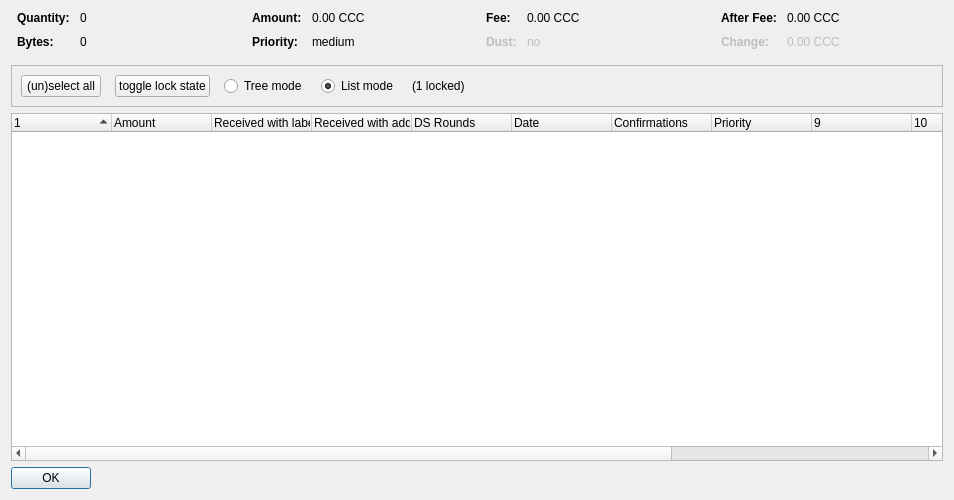
<?xml version="1.0" encoding="UTF-8"?>
<ui version="4.0">
 <class>CoinControlDialog</class>
 <widget class="QDialog" name="CoinControlDialog">
  <property name="geometry">
   <rect>
    <x>0</x>
    <y>0</y>
    <width>954</width>
    <height>500</height>
   </rect>
  </property>
  <property name="windowTitle">
   <string>Coin Selection</string>
  </property>
  <layout class="QVBoxLayout" name="verticalLayout">
   <item>
    <layout class="QHBoxLayout" name="horizontalLayoutTop" stretch="0,0,0,0">
     <property name="topMargin">
      <number>0</number>
     </property>
     <property name="bottomMargin">
      <number>10</number>
     </property>
     <item>
      <layout class="QFormLayout" name="formLayoutCoinControl1">
       <property name="horizontalSpacing">
        <number>10</number>
       </property>
       <property name="verticalSpacing">
        <number>10</number>
       </property>
       <property name="leftMargin">
        <number>6</number>
       </property>
       <property name="rightMargin">
        <number>6</number>
       </property>
       <item row="0" column="0">
        <widget class="QLabel" name="labelCoinControlQuantityText">
         <property name="font">
          <font>
           <weight>75</weight>
           <bold>true</bold>
          </font>
         </property>
         <property name="text">
          <string>Quantity:</string>
         </property>
        </widget>
       </item>
       <item row="0" column="1">
        <widget class="QLabel" name="labelCoinControlQuantity">
         <property name="cursor">
          <cursorShape>IBeamCursor</cursorShape>
         </property>
         <property name="contextMenuPolicy">
          <enum>Qt::ActionsContextMenu</enum>
         </property>
         <property name="text">
          <string notr="true">0</string>
         </property>
         <property name="textInteractionFlags">
          <set>Qt::LinksAccessibleByMouse|Qt::TextSelectableByKeyboard|Qt::TextSelectableByMouse</set>
         </property>
        </widget>
       </item>
       <item row="1" column="0">
        <widget class="QLabel" name="labelCoinControlBytesText">
         <property name="font">
          <font>
           <weight>75</weight>
           <bold>true</bold>
          </font>
         </property>
         <property name="text">
          <string>Bytes:</string>
         </property>
        </widget>
       </item>
       <item row="1" column="1">
        <widget class="QLabel" name="labelCoinControlBytes">
         <property name="cursor">
          <cursorShape>IBeamCursor</cursorShape>
         </property>
         <property name="contextMenuPolicy">
          <enum>Qt::ActionsContextMenu</enum>
         </property>
         <property name="text">
          <string notr="true">0</string>
         </property>
         <property name="textInteractionFlags">
          <set>Qt::LinksAccessibleByMouse|Qt::TextSelectableByKeyboard|Qt::TextSelectableByMouse</set>
         </property>
        </widget>
       </item>
      </layout>
     </item>
     <item>
      <layout class="QFormLayout" name="formLayoutCoinControl2">
       <property name="horizontalSpacing">
        <number>10</number>
       </property>
       <property name="verticalSpacing">
        <number>10</number>
       </property>
       <property name="leftMargin">
        <number>6</number>
       </property>
       <property name="rightMargin">
        <number>6</number>
       </property>
       <item row="0" column="0">
        <widget class="QLabel" name="labelCoinControlAmountText">
         <property name="font">
          <font>
           <weight>75</weight>
           <bold>true</bold>
          </font>
         </property>
         <property name="text">
          <string>Amount:</string>
         </property>
        </widget>
       </item>
       <item row="0" column="1">
        <widget class="QLabel" name="labelCoinControlAmount">
         <property name="cursor">
          <cursorShape>IBeamCursor</cursorShape>
         </property>
         <property name="contextMenuPolicy">
          <enum>Qt::ActionsContextMenu</enum>
         </property>
         <property name="text">
          <string notr="true">0.00 CCC</string>
         </property>
         <property name="textInteractionFlags">
          <set>Qt::LinksAccessibleByMouse|Qt::TextSelectableByKeyboard|Qt::TextSelectableByMouse</set>
         </property>
        </widget>
       </item>
       <item row="1" column="0">
        <widget class="QLabel" name="labelCoinControlPriorityText">
         <property name="font">
          <font>
           <weight>75</weight>
           <bold>true</bold>
          </font>
         </property>
         <property name="text">
          <string>Priority:</string>
         </property>
        </widget>
       </item>
       <item row="1" column="1">
        <widget class="QLabel" name="labelCoinControlPriority">
         <property name="cursor">
          <cursorShape>IBeamCursor</cursorShape>
         </property>
         <property name="contextMenuPolicy">
          <enum>Qt::ActionsContextMenu</enum>
         </property>
         <property name="text">
          <string>medium</string>
         </property>
         <property name="textInteractionFlags">
          <set>Qt::LinksAccessibleByMouse|Qt::TextSelectableByKeyboard|Qt::TextSelectableByMouse</set>
         </property>
        </widget>
       </item>
      </layout>
     </item>
     <item>
      <layout class="QFormLayout" name="formLayoutCoinControl3">
       <property name="horizontalSpacing">
        <number>10</number>
       </property>
       <property name="verticalSpacing">
        <number>10</number>
       </property>
       <property name="leftMargin">
        <number>6</number>
       </property>
       <property name="rightMargin">
        <number>6</number>
       </property>
       <item row="0" column="0">
        <widget class="QLabel" name="labelCoinControlFeeText">
         <property name="font">
          <font>
           <weight>75</weight>
           <bold>true</bold>
          </font>
         </property>
         <property name="text">
          <string>Fee:</string>
         </property>
        </widget>
       </item>
       <item row="0" column="1">
        <widget class="QLabel" name="labelCoinControlFee">
         <property name="cursor">
          <cursorShape>IBeamCursor</cursorShape>
         </property>
         <property name="contextMenuPolicy">
          <enum>Qt::ActionsContextMenu</enum>
         </property>
         <property name="text">
          <string notr="true">0.00 CCC</string>
         </property>
         <property name="textInteractionFlags">
          <set>Qt::LinksAccessibleByMouse|Qt::TextSelectableByKeyboard|Qt::TextSelectableByMouse</set>
         </property>
        </widget>
       </item>
       <item row="1" column="0">
        <widget class="QLabel" name="labelCoinControlLowOutputText">
         <property name="enabled">
          <bool>false</bool>
         </property>
         <property name="font">
          <font>
           <weight>75</weight>
           <bold>true</bold>
          </font>
         </property>
         <property name="text">
          <string>Dust:</string>
         </property>
        </widget>
       </item>
       <item row="1" column="1">
        <widget class="QLabel" name="labelCoinControlLowOutput">
         <property name="enabled">
          <bool>false</bool>
         </property>
         <property name="cursor">
          <cursorShape>IBeamCursor</cursorShape>
         </property>
         <property name="contextMenuPolicy">
          <enum>Qt::ActionsContextMenu</enum>
         </property>
         <property name="text">
          <string>no</string>
         </property>
         <property name="textInteractionFlags">
          <set>Qt::LinksAccessibleByMouse|Qt::TextSelectableByKeyboard|Qt::TextSelectableByMouse</set>
         </property>
        </widget>
       </item>
      </layout>
     </item>
     <item>
      <layout class="QFormLayout" name="formLayoutCoinControl4">
       <property name="horizontalSpacing">
        <number>10</number>
       </property>
       <property name="verticalSpacing">
        <number>10</number>
       </property>
       <property name="leftMargin">
        <number>6</number>
       </property>
       <property name="rightMargin">
        <number>6</number>
       </property>
       <item row="0" column="0">
        <widget class="QLabel" name="labelCoinControlAfterFeeText">
         <property name="font">
          <font>
           <weight>75</weight>
           <bold>true</bold>
          </font>
         </property>
         <property name="text">
          <string>After Fee:</string>
         </property>
        </widget>
       </item>
       <item row="0" column="1">
        <widget class="QLabel" name="labelCoinControlAfterFee">
         <property name="cursor">
          <cursorShape>IBeamCursor</cursorShape>
         </property>
         <property name="contextMenuPolicy">
          <enum>Qt::ActionsContextMenu</enum>
         </property>
         <property name="text">
          <string notr="true">0.00 CCC</string>
         </property>
         <property name="textInteractionFlags">
          <set>Qt::LinksAccessibleByMouse|Qt::TextSelectableByKeyboard|Qt::TextSelectableByMouse</set>
         </property>
        </widget>
       </item>
       <item row="1" column="0">
        <widget class="QLabel" name="labelCoinControlChangeText">
         <property name="enabled">
          <bool>false</bool>
         </property>
         <property name="font">
          <font>
           <weight>75</weight>
           <bold>true</bold>
          </font>
         </property>
         <property name="text">
          <string>Change:</string>
         </property>
        </widget>
       </item>
       <item row="1" column="1">
        <widget class="QLabel" name="labelCoinControlChange">
         <property name="enabled">
          <bool>false</bool>
         </property>
         <property name="cursor">
          <cursorShape>IBeamCursor</cursorShape>
         </property>
         <property name="contextMenuPolicy">
          <enum>Qt::ActionsContextMenu</enum>
         </property>
         <property name="text">
          <string notr="true">0.00 CCC</string>
         </property>
         <property name="textInteractionFlags">
          <set>Qt::LinksAccessibleByMouse|Qt::TextSelectableByKeyboard|Qt::TextSelectableByMouse</set>
         </property>
        </widget>
       </item>
      </layout>
     </item>
    </layout>
   </item>
   <item>
    <widget class="QFrame" name="frame">
     <property name="minimumSize">
      <size>
       <width>0</width>
       <height>40</height>
      </size>
     </property>
     <property name="frameShape">
      <enum>QFrame::StyledPanel</enum>
     </property>
     <property name="frameShadow">
      <enum>QFrame::Sunken</enum>
     </property>
     <layout class="QHBoxLayout" name="horizontalLayout">
      <item>
       <layout class="QHBoxLayout" name="horizontalLayoutPanel" stretch="0,0,0,0,0,0">
        <property name="spacing">
         <number>14</number>
        </property>
        <item>
         <widget class="QPushButton" name="pushButtonSelectAll">
          <property name="sizePolicy">
           <sizepolicy hsizetype="Maximum" vsizetype="Fixed">
            <horstretch>0</horstretch>
            <verstretch>0</verstretch>
           </sizepolicy>
          </property>
          <property name="text">
           <string>(un)select all</string>
          </property>
          <property name="autoDefault">
           <bool>false</bool>
          </property>
         </widget>
        </item>
        <item>
         <widget class="QPushButton" name="pushButtonToggleLock">
          <property name="sizePolicy">
           <sizepolicy hsizetype="Maximum" vsizetype="Fixed">
            <horstretch>0</horstretch>
            <verstretch>0</verstretch>
           </sizepolicy>
          </property>
          <property name="text">
           <string>toggle lock state</string>
          </property>
          <property name="autoDefault">
           <bool>false</bool>
          </property>
         </widget>
        </item>
        <item>
         <widget class="QRadioButton" name="radioTreeMode">
          <property name="sizePolicy">
           <sizepolicy hsizetype="Maximum" vsizetype="Fixed">
            <horstretch>0</horstretch>
            <verstretch>0</verstretch>
           </sizepolicy>
          </property>
          <property name="text">
           <string>Tree mode</string>
          </property>
         </widget>
        </item>
        <item>
         <widget class="QRadioButton" name="radioListMode">
          <property name="sizePolicy">
           <sizepolicy hsizetype="Maximum" vsizetype="Fixed">
            <horstretch>0</horstretch>
            <verstretch>0</verstretch>
           </sizepolicy>
          </property>
          <property name="text">
           <string>List mode</string>
          </property>
          <property name="checked">
           <bool>true</bool>
          </property>
         </widget>
        </item>
        <item>
         <widget class="QLabel" name="labelLocked">
          <property name="text">
           <string>(1 locked)</string>
          </property>
         </widget>
        </item>
        <item>
         <spacer name="horizontalSpacer">
          <property name="orientation">
           <enum>Qt::Horizontal</enum>
          </property>
          <property name="sizeHint" stdset="0">
           <size>
            <width>40</width>
            <height>20</height>
           </size>
          </property>
         </spacer>
        </item>
       </layout>
      </item>
     </layout>
    </widget>
   </item>
   <item>
    <widget class="CoinControlTreeWidget" name="treeWidget">
     <property name="contextMenuPolicy">
      <enum>Qt::CustomContextMenu</enum>
     </property>
     <property name="sortingEnabled">
      <bool>false</bool>
     </property>
     <property name="columnCount">
      <number>13</number>
     </property>
     <attribute name="headerShowSortIndicator" stdset="0">
      <bool>true</bool>
     </attribute>
     <attribute name="headerStretchLastSection">
      <bool>false</bool>
     </attribute>
     <column>
      <property name="text">
       <string/>
      </property>
     </column>
     <column>
      <property name="text">
       <string>Amount</string>
      </property>
     </column>
     <column>
      <property name="text">
       <string>Received with label</string>
      </property>
     </column>
     <column>
      <property name="text">
       <string>Received with address</string>
      </property>
     </column>
     <column>
      <property name="text">
       <string>DS Rounds</string>
      </property>
     </column>
     <column>
      <property name="text">
       <string>Date</string>
      </property>
     </column>
     <column>
      <property name="text">
       <string>Confirmations</string>
      </property>
      <property name="toolTip">
       <string>Confirmed</string>
      </property>
     </column>
     <column>
      <property name="text">
       <string>Priority</string>
      </property>
     </column>
     <column>
      <property name="text">
       <string/>
      </property>
     </column>
     <column>
      <property name="text">
       <string/>
      </property>
     </column>
     <column>
      <property name="text">
       <string/>
      </property>
     </column>
     <column>
      <property name="text">
       <string/>
      </property>
     </column>
     <column>
      <property name="text">
       <string/>
      </property>
     </column>
    </widget>
   </item>
   <item>
    <widget class="QDialogButtonBox" name="buttonBox">
     <property name="sizePolicy">
      <sizepolicy hsizetype="Maximum" vsizetype="Fixed">
       <horstretch>0</horstretch>
       <verstretch>0</verstretch>
      </sizepolicy>
     </property>
     <property name="orientation">
      <enum>Qt::Horizontal</enum>
     </property>
     <property name="standardButtons">
      <set>QDialogButtonBox::Ok</set>
     </property>
    </widget>
   </item>
  </layout>
 </widget>
 <customwidgets>
  <customwidget>
   <class>CoinControlTreeWidget</class>
   <extends>QTreeWidget</extends>
   <header>coincontroltreewidget.h</header>
  </customwidget>
 </customwidgets>
 <resources/>
 <connections/>
</ui>
